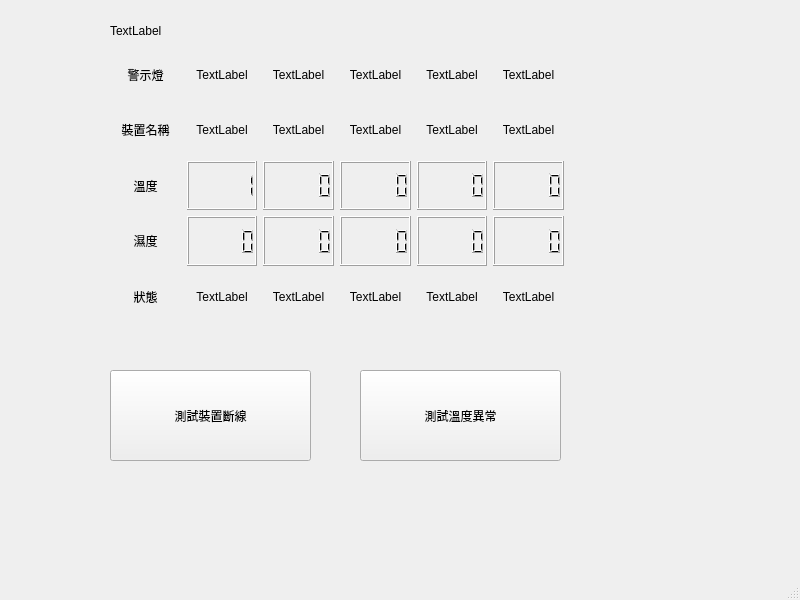
<?xml version="1.0" encoding="UTF-8"?>
<ui version="4.0">
 <class>MainWindow</class>
 <widget class="QMainWindow" name="MainWindow">
  <property name="geometry">
   <rect>
    <x>0</x>
    <y>0</y>
    <width>800</width>
    <height>600</height>
   </rect>
  </property>
  <property name="windowTitle">
   <string>MainWindow</string>
  </property>
  <widget class="QWidget" name="centralwidget">
   <widget class="QWidget" name="gridLayoutWidget">
    <property name="geometry">
     <rect>
      <x>110</x>
      <y>50</y>
      <width>454</width>
      <height>271</height>
     </rect>
    </property>
    <layout class="QGridLayout" name="gridLayout">
     <property name="horizontalSpacing">
      <number>6</number>
     </property>
     <item row="4" column="4">
      <widget class="QLabel" name="deviceState4">
       <property name="text">
        <string>TextLabel</string>
       </property>
       <property name="alignment">
        <set>Qt::AlignCenter</set>
       </property>
      </widget>
     </item>
     <item row="0" column="5">
      <widget class="QLabel" name="LED5">
       <property name="text">
        <string>TextLabel</string>
       </property>
       <property name="alignment">
        <set>Qt::AlignCenter</set>
       </property>
      </widget>
     </item>
     <item row="4" column="5">
      <widget class="QLabel" name="deviceState5">
       <property name="text">
        <string>TextLabel</string>
       </property>
       <property name="alignment">
        <set>Qt::AlignCenter</set>
       </property>
      </widget>
     </item>
     <item row="3" column="1">
      <widget class="QLCDNumber" name="deviceRH1"/>
     </item>
     <item row="3" column="5">
      <widget class="QLCDNumber" name="deviceRH5"/>
     </item>
     <item row="1" column="4">
      <widget class="QLabel" name="deviceName4">
       <property name="text">
        <string>TextLabel</string>
       </property>
       <property name="alignment">
        <set>Qt::AlignCenter</set>
       </property>
      </widget>
     </item>
     <item row="3" column="4">
      <widget class="QLCDNumber" name="deviceRH4"/>
     </item>
     <item row="2" column="5">
      <widget class="QLCDNumber" name="deviceTemp5"/>
     </item>
     <item row="1" column="2">
      <widget class="QLabel" name="deviceName2">
       <property name="text">
        <string>TextLabel</string>
       </property>
       <property name="alignment">
        <set>Qt::AlignCenter</set>
       </property>
      </widget>
     </item>
     <item row="3" column="2">
      <widget class="QLCDNumber" name="deviceRH2"/>
     </item>
     <item row="2" column="4">
      <widget class="QLCDNumber" name="deviceTemp4"/>
     </item>
     <item row="2" column="2">
      <widget class="QLCDNumber" name="deviceTemp2"/>
     </item>
     <item row="0" column="1">
      <widget class="QLabel" name="LED1">
       <property name="text">
        <string>TextLabel</string>
       </property>
       <property name="alignment">
        <set>Qt::AlignCenter</set>
       </property>
      </widget>
     </item>
     <item row="1" column="5">
      <widget class="QLabel" name="deviceName5">
       <property name="text">
        <string>TextLabel</string>
       </property>
       <property name="alignment">
        <set>Qt::AlignCenter</set>
       </property>
      </widget>
     </item>
     <item row="4" column="3">
      <widget class="QLabel" name="deviceState3">
       <property name="text">
        <string>TextLabel</string>
       </property>
       <property name="alignment">
        <set>Qt::AlignCenter</set>
       </property>
      </widget>
     </item>
     <item row="1" column="3">
      <widget class="QLabel" name="deviceName3">
       <property name="text">
        <string>TextLabel</string>
       </property>
       <property name="alignment">
        <set>Qt::AlignCenter</set>
       </property>
      </widget>
     </item>
     <item row="3" column="3">
      <widget class="QLCDNumber" name="deviceRH3"/>
     </item>
     <item row="0" column="4">
      <widget class="QLabel" name="LED4">
       <property name="text">
        <string>TextLabel</string>
       </property>
       <property name="alignment">
        <set>Qt::AlignCenter</set>
       </property>
      </widget>
     </item>
     <item row="0" column="3">
      <widget class="QLabel" name="LED3">
       <property name="text">
        <string>TextLabel</string>
       </property>
       <property name="alignment">
        <set>Qt::AlignCenter</set>
       </property>
      </widget>
     </item>
     <item row="4" column="2">
      <widget class="QLabel" name="deviceState2">
       <property name="text">
        <string>TextLabel</string>
       </property>
       <property name="alignment">
        <set>Qt::AlignCenter</set>
       </property>
      </widget>
     </item>
     <item row="0" column="2">
      <widget class="QLabel" name="LED2">
       <property name="text">
        <string>TextLabel</string>
       </property>
       <property name="alignment">
        <set>Qt::AlignCenter</set>
       </property>
      </widget>
     </item>
     <item row="2" column="3">
      <widget class="QLCDNumber" name="deviceTemp3"/>
     </item>
     <item row="1" column="1">
      <widget class="QLabel" name="deviceName1">
       <property name="text">
        <string>TextLabel</string>
       </property>
       <property name="alignment">
        <set>Qt::AlignCenter</set>
       </property>
      </widget>
     </item>
     <item row="2" column="1">
      <widget class="QLCDNumber" name="deviceTemp1">
       <property name="value" stdset="0">
        <double>1.000000000000000</double>
       </property>
       <property name="intValue" stdset="0">
        <number>1</number>
       </property>
      </widget>
     </item>
     <item row="4" column="1">
      <widget class="QLabel" name="deviceState1">
       <property name="text">
        <string>TextLabel</string>
       </property>
       <property name="alignment">
        <set>Qt::AlignCenter</set>
       </property>
      </widget>
     </item>
     <item row="4" column="0">
      <widget class="QLabel" name="label_5">
       <property name="text">
        <string>狀態</string>
       </property>
       <property name="alignment">
        <set>Qt::AlignCenter</set>
       </property>
      </widget>
     </item>
     <item row="3" column="0">
      <widget class="QLabel" name="label_4">
       <property name="text">
        <string>濕度</string>
       </property>
       <property name="alignment">
        <set>Qt::AlignCenter</set>
       </property>
      </widget>
     </item>
     <item row="2" column="0">
      <widget class="QLabel" name="label_3">
       <property name="text">
        <string>溫度</string>
       </property>
       <property name="alignment">
        <set>Qt::AlignCenter</set>
       </property>
      </widget>
     </item>
     <item row="1" column="0">
      <widget class="QLabel" name="label_2">
       <property name="text">
        <string>裝置名稱</string>
       </property>
       <property name="alignment">
        <set>Qt::AlignCenter</set>
       </property>
      </widget>
     </item>
     <item row="0" column="0">
      <widget class="QLabel" name="label">
       <property name="text">
        <string>警示燈</string>
       </property>
       <property name="alignment">
        <set>Qt::AlignCenter</set>
       </property>
      </widget>
     </item>
    </layout>
   </widget>
   <widget class="QPushButton" name="testButton1">
    <property name="geometry">
     <rect>
      <x>110</x>
      <y>370</y>
      <width>201</width>
      <height>91</height>
     </rect>
    </property>
    <property name="text">
     <string>測試裝置斷線</string>
    </property>
   </widget>
   <widget class="QPushButton" name="testButton2">
    <property name="geometry">
     <rect>
      <x>360</x>
      <y>370</y>
      <width>201</width>
      <height>91</height>
     </rect>
    </property>
    <property name="text">
     <string>測試溫度異常</string>
    </property>
   </widget>
   <widget class="QLabel" name="timeLabel">
    <property name="geometry">
     <rect>
      <x>110</x>
      <y>20</y>
      <width>451</width>
      <height>21</height>
     </rect>
    </property>
    <property name="text">
     <string>TextLabel</string>
    </property>
   </widget>
  </widget>
  <widget class="QMenuBar" name="menubar">
   <property name="geometry">
    <rect>
     <x>0</x>
     <y>0</y>
     <width>800</width>
     <height>20</height>
    </rect>
   </property>
  </widget>
  <widget class="QStatusBar" name="statusbar"/>
 </widget>
 <resources/>
 <connections/>
</ui>
